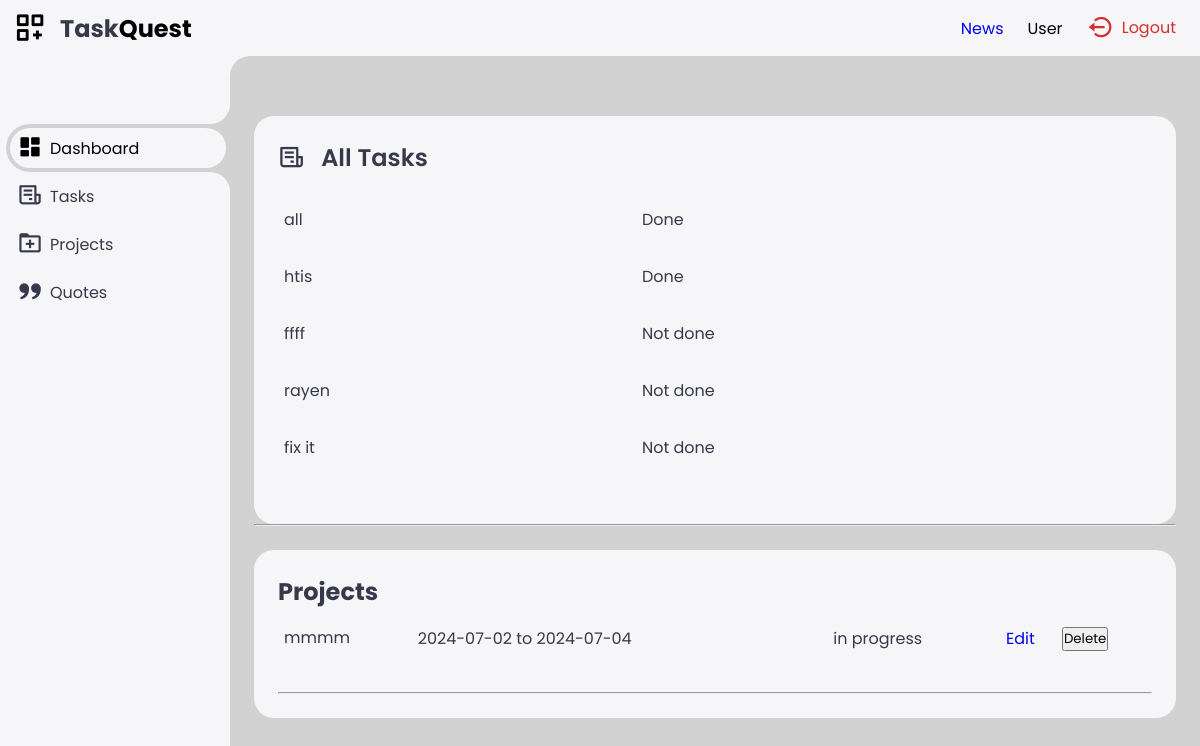
/dashboard (signed in), run on an earlier commit of the app's database.
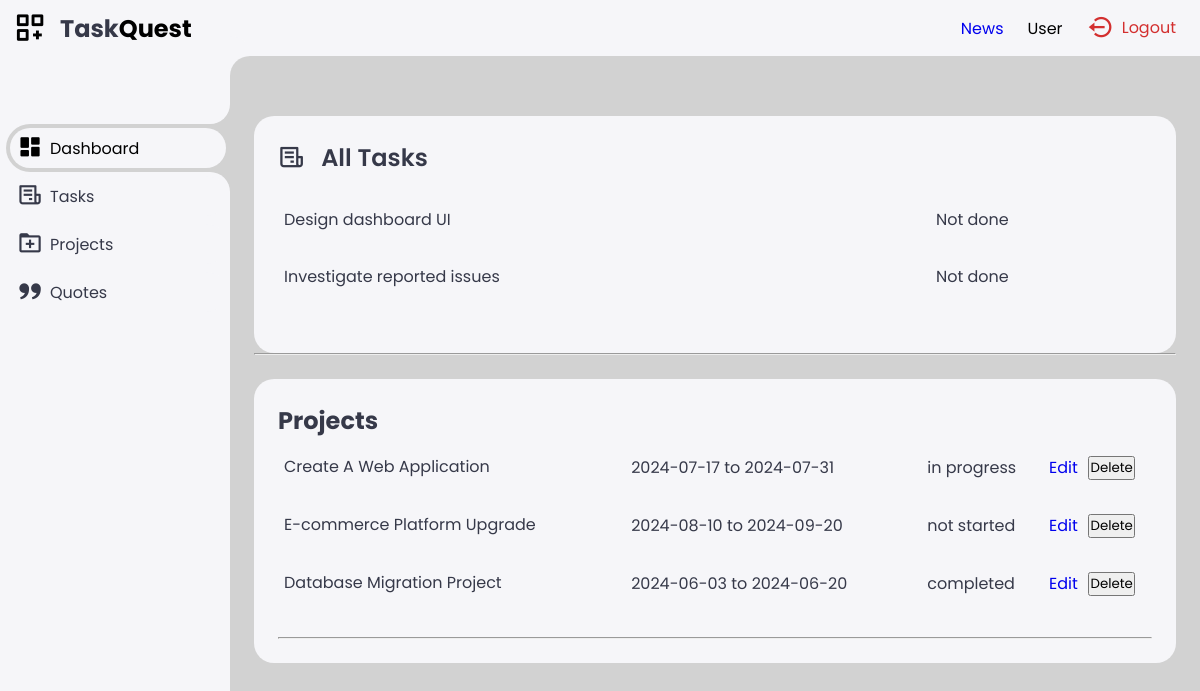
And on a later commit of the database.
### app.py (models this page shows)
class Todo(db.Model):
    task_id = db.Column(db.Integer, primary_key=True)
    name = db.Column(db.String(100))
    done = db.Column(db.Boolean)
    user_id = db.Column(db.Integer, db.ForeignKey('user.id'))
    user = db.relationship('User', backref='todos')

class Project(db.Model):
    id = db.Column(db.Integer, primary_key=True)
    name = db.Column(db.String(100), nullable=False)
    start_date = db.Column(db.Date, nullable=False)
    end_date = db.Column(db.Date, nullable=False)
    status = db.Column(db.String(20), nullable=False)

### app.py (the view)
@app.route('/dashboard', methods=['GET', 'POST'])
@login_required
def dashboard():
    if current_user.role == 'admin':
        todo_list = Todo.query.all()
    else:
        todo_list = Todo.query.filter_by(user_id=current_user.id).all()
    projects = Project.query.all()
    return render_template('dashboard.html', pagetitle="Home | TaskQuest", todo_list=todo_list, projects=projects)

### app.py (called while the page is built)
@login_manager.user_loader
def load_user(user_id):
    return User.query.get(int(user_id))

### templates/dashboard.html
{% extends 'base.html' %}
{% block body %}
<div class="bottom-data">
    <div class="orders">
        <div class="header">
            <i class='bx bx-receipt'></i>
            <h3>All Tasks</h3>
            <table>
                <tbody>
                    {% for todo in todo_list %}
                    <tr>
                        <td class="thick">{{ todo.name }}</td>
                        {% if todo.done == False %}
                        <td><label class="label pending">Not done</label></td>
                        {% else %}
                        <td><label class="label done">Done</label></td>
                        {% endif %}
                    </tr>
                    {% endfor %}
                </tbody>
            </table>
        </div>
    </div>
</div>
<hr>
<div class="bottom-data">
    <div class="orders">
        <h2>Projects</h2>
        <table>
            <tbody>
                {% for project in projects %}
                <tr>
                    <td>{{ project.name }}</td>
                    <td>{{ project.start_date }} to {{ project.end_date }}</td>
                    <td>{{ project.status }}</td>
                    <td><a href="{{ url_for('update_project', project_id=project.id) }}">Edit</a></td>
                    <td>
                        <form method="POST" action="{{ url_for('delete_project', project_id=project.id) }}" style="display:inline;">
                            <input type="submit" value="Delete">
                        </form>
                    </td>
                </tr>
                {% endfor %}
            </tbody>
        </table>
        <br>
        <hr>
    </div>
</div>
{% endblock %}

What changed in the data, as far as the page shows it:
no longer on this page (row edited): Todo: name "all", done "Done"
no longer on this page (row edited): Todo: name "htis", done "Done"
removed Todo: name "ffff", done "Not done"
removed Todo: name "rayen", done "Not done"
removed Todo: name "fix it", done "Not done"
now on this page (row edited): Todo: name "Design dashboard UI", done "Not done"
now on this page (row edited): Todo: name "Investigate reported issues", done "Not done"
changed Project "in progress": name "mmmm" → "Create A Web Application"; start_date "2024-07-02" → "2024-07-17"; end_date "2024-07-04" → "2024-07-31"
added Project: name "E-commerce Platform Upgrade", start_date "2024-08-10", end_date "2024-09-20", status "not started"
added Project: name "Database Migration Project", start_date "2024-06-03", end_date "2024-06-20", status "completed"
